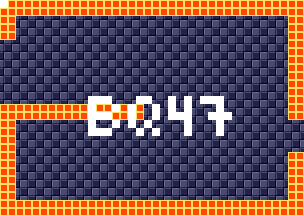

Below is a game level as drawn by its tile map, then a one-line description and the .tmx that defines it (tile-layer data replaced by summaries):
An orthogonal 38x27 tile map with 8x8 px tiles, 4 tile layers (background, foreground, room numbers, Objects), 15 tilesets.

<map version="1.5" tiledversion="1.7.1" orientation="orthogonal" renderorder="right-down" width="38" height="27" tilewidth="8" tileheight="8" infinite="0" nextlayerid="11" nextobjectid="1">
 <tileset firstgid="1" source="tilesheets/tsKarniMata.tsx" />
 <tileset firstgid="1025" source="tilesheets/tsVoodooWasp.tsx" />
 <tileset firstgid="2049" source="tilesheets/tsBurial.tsx" />
 <tileset firstgid="3073" source="tilesheets/tsBlueTemple.tsx" />
 <tileset firstgid="4097" source="tilesheets/tsGoddess.tsx" />
 <tileset firstgid="5121" source="tilesheets/tsKonark.tsx" />
 <tileset firstgid="6145" name="sEnemies" tilewidth="8" tileheight="8" tilecount="1024" columns="32">
  <image source="../grapx/tilesheets/sObjects.bmp" trans="ff94ff" width="256" height="256" />
 </tileset>
 <tileset firstgid="7169" source="tilesheets/tsIceTemple.tsx" />
 <tileset firstgid="8193" source="tilesheets/tsLavaArea.tsx" />
 <tileset firstgid="9217" source="tilesheets/tsBossArea.tsx" />
 <tileset firstgid="10241" source="tilesheets/tsPegu.tsx" />
 <tileset firstgid="11265" source="tilesheets/sTiwanakuTemple.tsx" />
 <tileset firstgid="12289" source="tilesheets/sIndraTemple.tsx" />
 <tileset firstgid="13313" source="tilesheets/sTeleport.tsx" />
 <tileset firstgid="14337" source="tilesheets/sObjects.tsx" />
 <layer id="2" name="background" width="38" height="27">
  <data>[1026 cells, 1026 non-empty, 2 distinct tile ids]</data>
 </layer>
 <layer id="1" name="foreground" width="38" height="27">
  <data>[1026 cells, 252 non-empty, 1 distinct tile ids]</data>
 </layer>
 <layer id="7" name="room numbers" width="38" height="27">
  <data>[1026 cells, 42 non-empty, 1 distinct tile ids]</data>
 </layer>
 <layer id="10" name="Objects" width="38" height="27">
  <data>[1026 cells, 0 non-empty, 0 distinct tile ids]</data>
 </layer>
</map>
